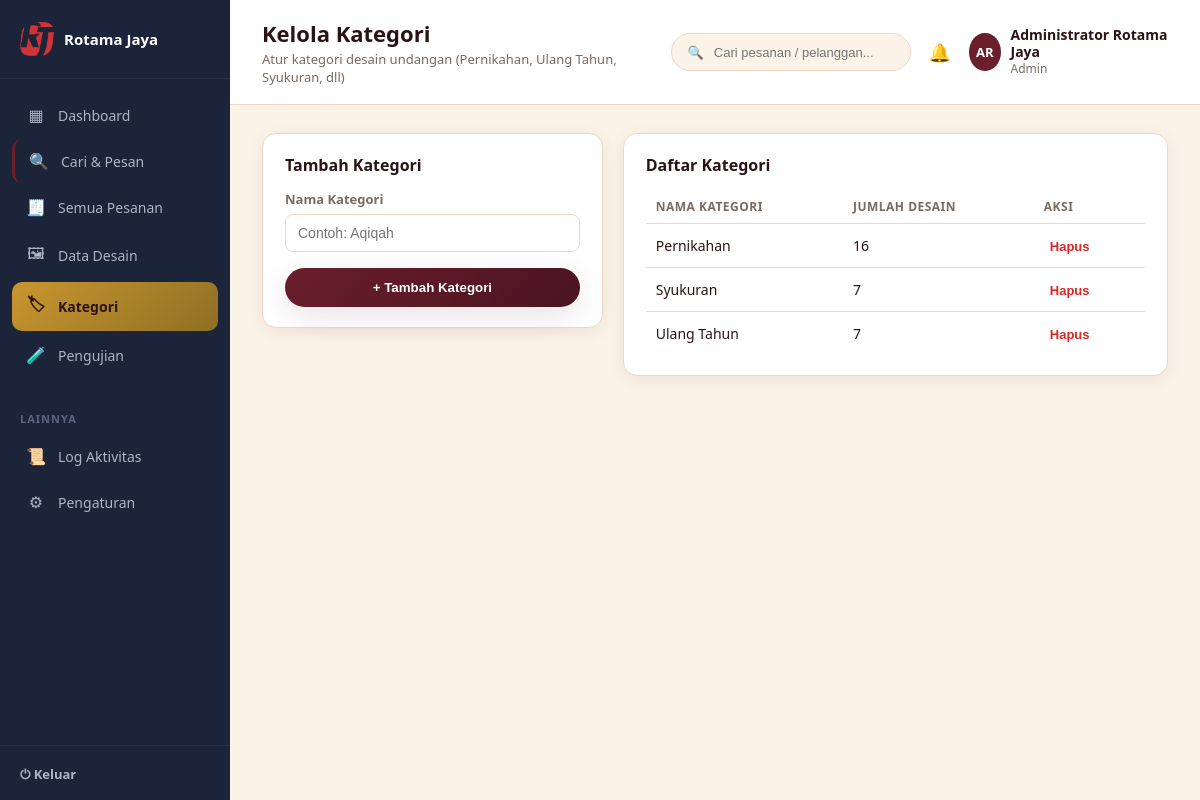
The page /admin/kelola_kategori.php (signed in) on the database its author committed.
### tables this page shows
CREATE TABLE kategori_desain (
    id_kategori INT AUTO_INCREMENT PRIMARY KEY,
    nama_kategori VARCHAR(50) NOT NULL
);

### koneksi_database.php (called while the page is built, shortened)
<?php
function url_aset(string $path): string
{
    $path = ltrim($path, '/');
    $path_lokal = __DIR__ . '/' . str_replace('/', DIRECTORY_SEPARATOR, $path);
    $versi = is_file($path_lokal) ? (string) filemtime($path_lokal) : '1';
    return BASE_URL . '/' . $path . '?v=' . rawurlencode($versi);
}

### admin/kelola_kategori.php (the view, shortened to what this page needs)
<?php
require_once __DIR__ . '/../koneksi_database.php';
$daftar_kategori = $koneksi->query(
    "SELECT k.id_kategori, k.nama_kategori, COUNT(d.id_desain) AS jumlah_desain
     FROM kategori_desain k
     LEFT JOIN desain_undangan d ON d.id_kategori = k.id_kategori
     GROUP BY k.id_kategori, k.nama_kategori
     ORDER BY k.nama_kategori"
)->fetchAll();
?>
<!DOCTYPE html>
<html lang="id">
<head>
<link rel="stylesheet" href="<?= htmlspecialchars(url_aset('assets/css/gaya.css'), ENT_QUOTES, 'UTF-8') ?>">
</head>
<body>
<div class="tata-letak-admin">
  <?php include __DIR__ . '/../includes/sidebar_admin.php'; ?>
  <div class="konten-admin">
    <?php include __DIR__ . '/../includes/topbar_admin.php'; ?>
    <div class="isi-admin">
      <div class="grid-dasbor" style="grid-template-columns: 1fr 1.6fr;">
        <div class="panel-admin">
          <div class="judul-panel"><h3>Tambah Kategori</h3></div>
          <form method="POST" class="form-admin">
            <label>Nama Kategori</label>
            <input type="text" name="nama_kategori" placeholder="Contoh: Aqiqah" required>
            <button type="submit" name="tambah_kategori" value="1" class="tombol-utama" style="margin-top:16px;width:100%;">
              + Tambah Kategori
            </button>
          </form>
        </div>
        <div class="panel-admin">
          <div class="judul-panel"><h3>Daftar Kategori</h3></div>
          <?php if (empty($daftar_kategori)): ?>
            <p style="color:var(--warna-teks-sekunder);font-size:14px;">Belum ada kategori.</p>
          <?php else: ?>
          <table class="tabel-admin">
            <thead><tr><th>Nama Kategori</th><th>Jumlah Desain</th><th>Aksi</th></tr></thead>
            <tbody>
              <?php foreach ($daftar_kategori as $k): ?>
              <tr>
                <td><?= htmlspecialchars($k['nama_kategori']) ?></td>
                <td><?= (int) $k['jumlah_desain'] ?></td>
                <td>
                  <form method="POST" onsubmit="return confirm('Hapus kategori ini?');" style="display:inline;">
                    <button type="submit" name="hapus_kategori" value="1"
                      style="border:none;background:none;color:var(--admin-merah);font-weight:700;cursor:pointer;font-size:13px;">
                      Hapus
                    </button>
                  </form>
                </td>
              </tr>
              <?php endforeach; ?>
            </tbody>
          </table>
          <?php endif; ?>
        </div>
      </div>
    </div>
  </div>
</div>
</body>
</html>

### assets/css/gaya.css (style rules this page uses)
:root { --warna-latar: #FDF8F2; --warna-latar-alt: #FBF3E7; --warna-utama: #6B1E2B; --warna-utama-tua: #4A1420; --warna-utama-langit: #8C2E3D; --warna-aksen-emas: #C9962F; --warna-teks-utama: #2A1315; --warna-teks-sekunder: #7A6A5F; --warna-batas: #EAD9C4; --bayangan-lembut: 0 4px 16px rgba(74, 20, 32, 0.08); --bayangan-sedang: 0 8px 28px rgba(74, 20, 32, 0.12); --bayangan-timbul: 0 14px 34px rgba(201, 150, 47, 0.30); --radius-lembut: 16px; --transisi-halus: all 0.25s cubic-bezier(0.4, 0, 0.2, 1); }
* { box-sizing: border-box; }
body { background: var(--warna-latar); color: var(--warna-teks-utama); font-family: 'Segoe UI', system-ui, sans-serif; margin: 0; }
.tombol-utama { background: linear-gradient(135deg, var(--warna-utama), var(--warna-utama-tua)); color: #fff; border: none; padding: 12px 26px; border-radius: 999px; font-weight: 600; cursor: pointer; box-shadow: var(--bayangan-sedang); transition: var(--transisi-halus); }
:root { --admin-sidebar-lebar: 230px; --admin-navy: #1B2438; --admin-navy-tua: #141B2C; --admin-teks-redup: #8B93A7; --admin-biru: #2F6FED; --admin-hijau: #16A34A; --admin-oranye: #D97706; --admin-merah: #DC2626; }
.tata-letak-admin { display: flex; min-height: 100vh; background: var(--warna-latar-alt); }
.konten-admin { margin-left: var(--admin-sidebar-lebar); flex: 1; min-width: 0; }
.isi-admin { padding: 28px 32px 60px; }
.grid-dasbor { display: grid; grid-template-columns: 1.6fr 1fr; gap: 20px; align-items: start; }
.panel-admin { background: #fff; border-radius: 14px; border: 1px solid var(--warna-batas); box-shadow: var(--bayangan-lembut); padding: 20px 22px; }
.panel-admin .judul-panel { display: flex; align-items: center; justify-content: space-between; margin-bottom: 14px; }
.panel-admin .judul-panel h3 { margin: 0; font-size: 16px; color: var(--warna-teks-utama); }
.tabel-admin { width: 100%; border-collapse: collapse; }
.tabel-admin th { text-align: left; font-size: 12px; text-transform: uppercase; letter-spacing: .5px; color: var(--warna-teks-sekunder); padding: 8px 10px; border-bottom: 1px solid var(--warna-batas); }
.tabel-admin td { padding: 12px 10px; font-size: 14px; border-bottom: 1px solid var(--warna-batas); color: var(--warna-teks-utama); }
.tabel-admin tr:last-child td { border-bottom: none; }
.form-admin label { display: block; font-size: 13px; color: var(--warna-teks-sekunder); margin: 12px 0 6px; font-weight: 600; }
.form-admin input, .form-admin select, .form-admin textarea { width: 100%; padding: 10px 12px; border-radius: 8px; border: 1px solid var(--warna-batas); font-size: 14px; }

### rows shown on the page
kategori_desain: nama_kategori "Pernikahan", jumlah_desain "16"
kategori_desain: nama_kategori "Syukuran", jumlah_desain "7"
kategori_desain: nama_kategori "Ulang Tahun", jumlah_desain "7"

### other values the page prints
$judul_halaman_admin "Kelola Kategori"
$subjudul_halaman_admin "Atur kategori desain undangan (Pernikahan, Ulang Tahun, Syukuran, dll)"
$inisial_admin "AR"
$nama_admin_sesi "Administrator Rotama Jaya"
$label_peran "Admin"
